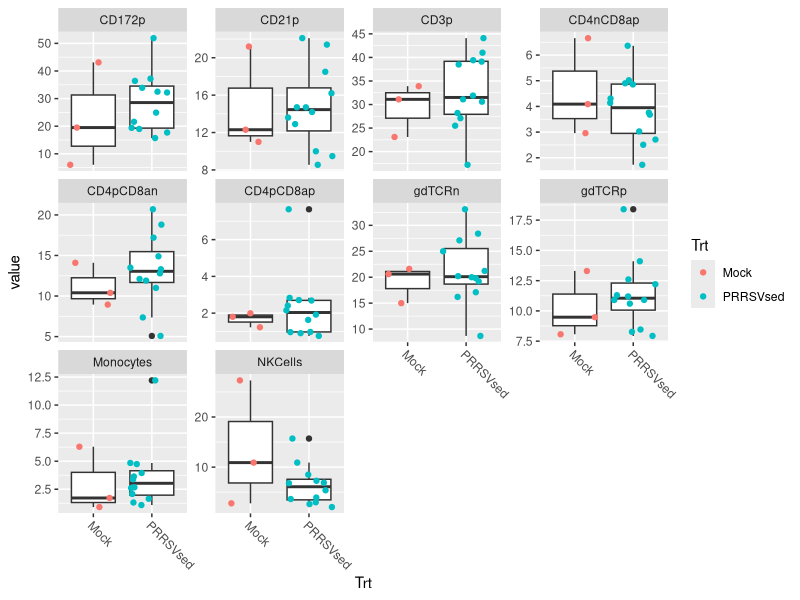
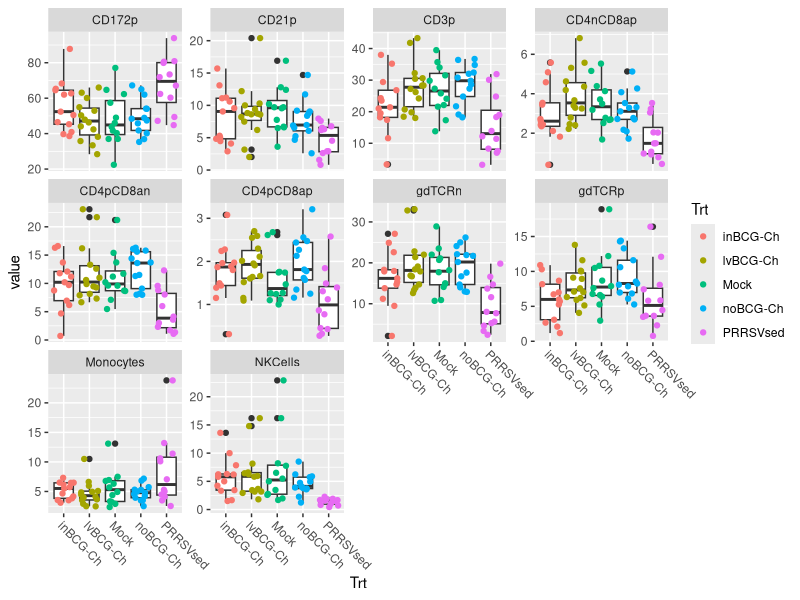
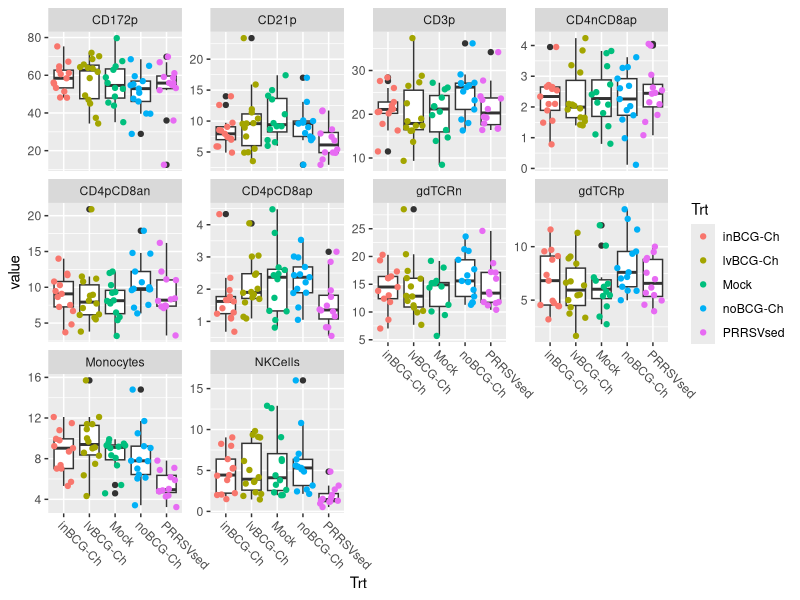
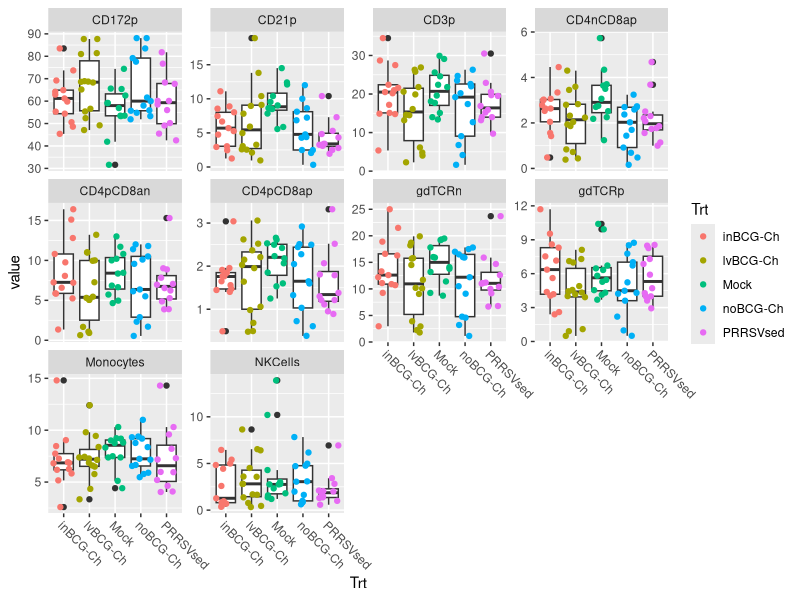
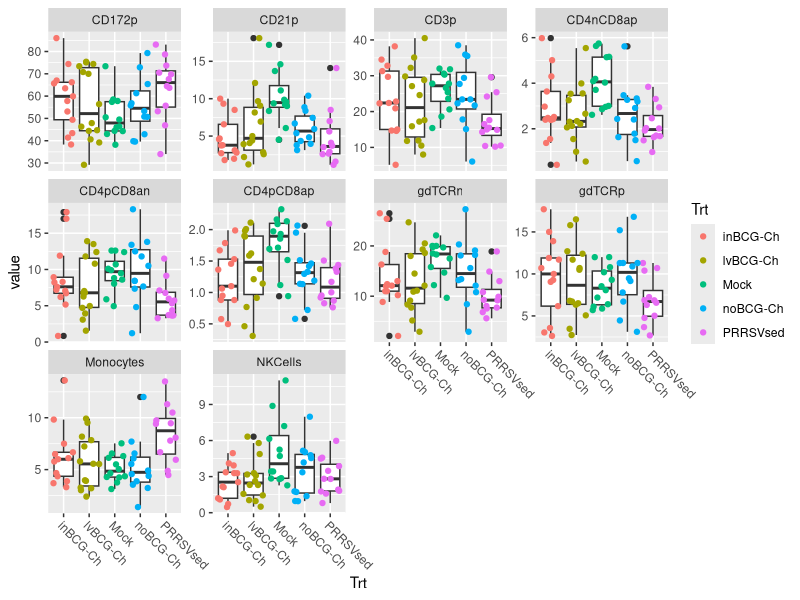
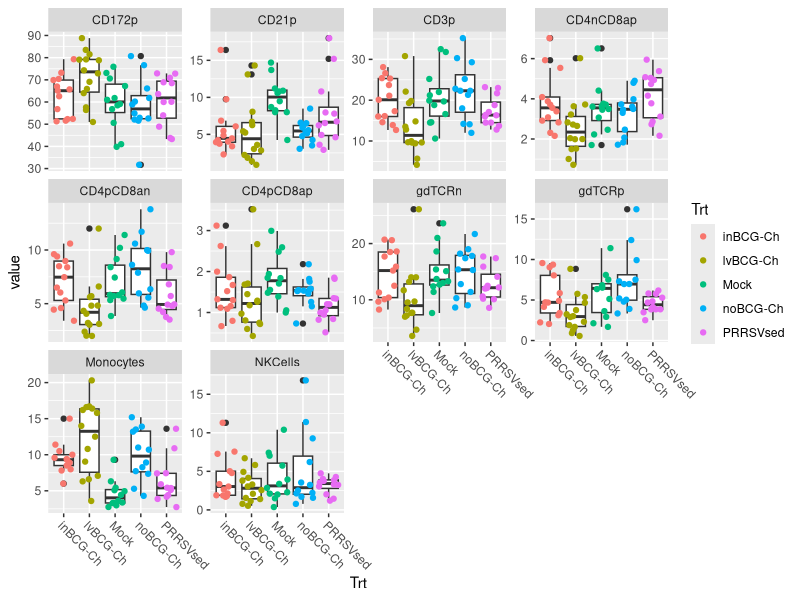
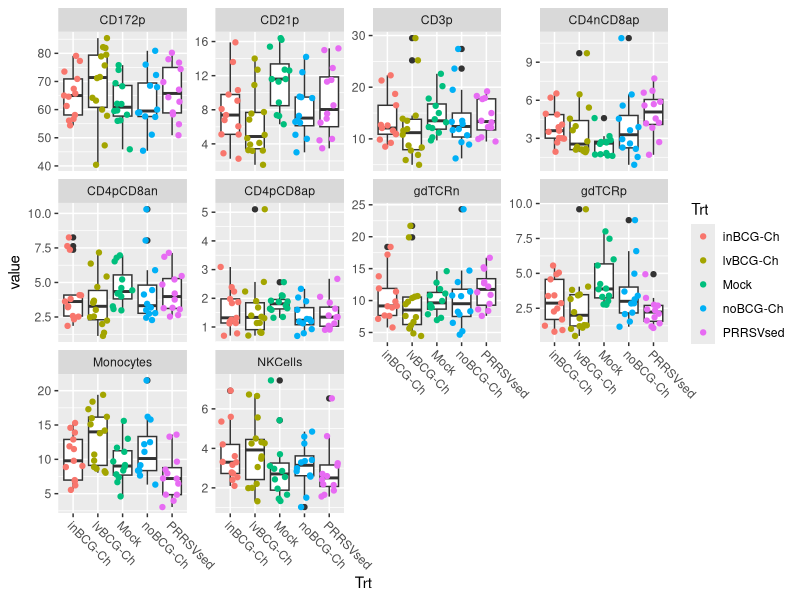
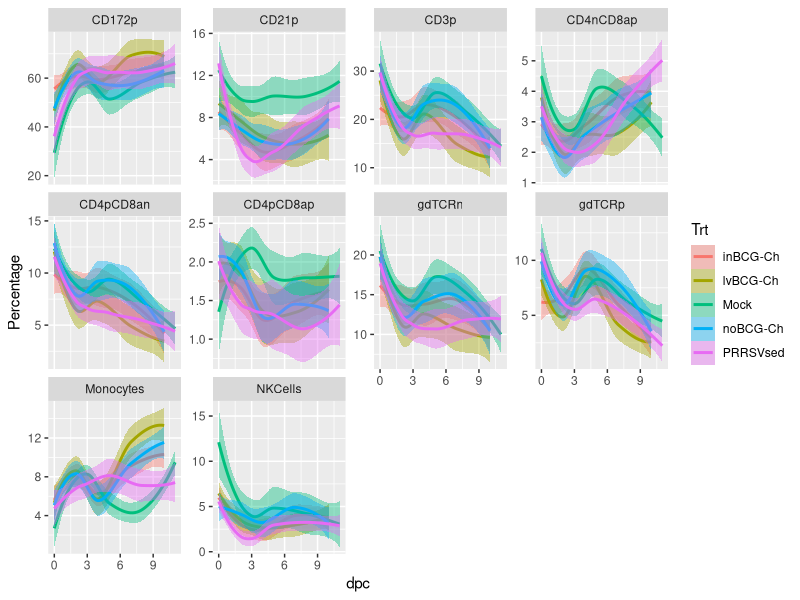

Source code (R) for these figures, in order: (Note: this script raises an error after producing the figures.)


library(tidyverse)

FS17 <- read.csv(file = "./data/FS17 Flow Results All.csv", header = T, stringsAsFactors = F)



FS17$date
# because the dpc doesnt match up im trying out of Day Of Study time variable
FS17$DOS <- as.numeric(sub('-Feb','',FS17$date)) - 14
FS17 <- FS17[,c(1:6, 18, 7:17)] # this moves the DOS variable up with the metadata
### select columns... ###

# FS17_subset <- FS17[, c(2, 6:16)]
# head(FS17_subset)

# Jules #

FS17_subset <- FS17 %>% select(-FlowID)

#
# FS17_long <- melt(FS17_subset, value.name = "PercentSingleCell")
# head(FS17_long)

## Maybe try this instead...
# keep as much metadata as possible. 
# the -c(1:7) is telling the gather function to not gather up the metadata
# or another way to think of it is to gather up everyhitng except for cols 1:6

FS17_long <- FS17_subset %>% gather(key='cell_type', value = 'value', -c(1:7))


FS17_plot_14Feb <- FS17_long %>% 
  filter(date == "14-Feb") %>% 
  ggplot(aes(x=Trt,y=value)) + 
  geom_boxplot() +
  geom_jitter(aes(color=Trt)) +
  theme(axis.text.x=element_text(angle = -45, hjust =0)) +
  facet_wrap( ~ cell_type, scales = "free_y")

FS17_plot_14Feb

# ggsave("FS17_plot_14Feb.pdf", plot = FS17_plot_14Feb, width = 20, height = 20, path = "~/Desktop")

FS17_plot_15Feb <- FS17_long %>% 
  filter(date == "15-Feb") %>% 
  ggplot(aes(x=Trt,y=value)) + 
  geom_boxplot() +
  geom_jitter(aes(color=Trt)) +
  theme(axis.text.x=element_text(angle = -45, hjust =0)) +
  facet_wrap( ~ cell_type, scales = "free_y")
FS17_plot_15Feb
# ggsave("FS17_plot_15Feb.pdf", plot = FS17_plot_15Feb, width = 20, height = 20, path = "~/Desktop")

FS17_plot_16Feb <- FS17_long %>% 
  filter(date == "16-Feb") %>% 
  ggplot(aes(x=Trt,y=value)) + 
  geom_boxplot() +
  geom_jitter(aes(color=Trt)) +
  theme(axis.text.x=element_text(angle = -45, hjust =0)) +
  facet_wrap( ~ cell_type, scales = "free_y")
FS17_plot_16Feb
# ggsave("FS17_plot_16Feb.pdf", plot = FS17_plot_16Feb, width = 20, height = 20, path = "~/Desktop")

FS17_plot_17Feb <- FS17_long %>% 
  filter(date == "17-Feb") %>% 
  ggplot(aes(x=Trt,y=value)) + 
  geom_boxplot() +
  geom_jitter(aes(color=Trt)) +
  theme(axis.text.x=element_text(angle = -45, hjust =0)) +
  facet_wrap( ~ cell_type, scales = "free_y")
FS17_plot_17Feb
# ggsave("FS17_plot_17Feb.pdf", plot = FS17_plot_17Feb, width = 20, height = 20, path = "~/Desktop")

FS17_plot_19Feb <- FS17_long %>% 
  filter(date == "19-Feb") %>% 
  ggplot(aes(x=Trt,y=value)) + 
  geom_boxplot() +
  geom_jitter(aes(color=Trt)) +
  theme(axis.text.x=element_text(angle = -45, hjust =0)) +
  facet_wrap( ~ cell_type, scales = "free_y")
FS17_plot_19Feb
# ggsave("FS17_plot_19Feb.pdf", plot = FS17_plot_19Feb, width = 20, height = 20, path = "~/Desktop")

FS17_plot_22Feb <- FS17_long %>% 
  filter(date == "22-Feb") %>% 
  ggplot(aes(x=Trt,y=value)) + 
  geom_boxplot() +
  geom_jitter(aes(color=Trt)) +
  theme(axis.text.x=element_text(angle = -45, hjust =0)) +
  facet_wrap( ~ cell_type, scales = "free_y")
FS17_plot_22Feb
# ggsave("FS17_plot_22Feb.pdf", plot = FS17_plot_22Feb, width = 20, height = 20, path = "~/Desktop")

FS17_plot_25Feb <- FS17_long %>% 
  filter(date == "25-Feb") %>% 
  ggplot(aes(x=Trt,y=value)) + 
  geom_boxplot() +
  geom_jitter(aes(color=Trt)) +
  theme(axis.text.x=element_text(angle = -45, hjust =0)) +
  facet_wrap( ~ cell_type, scales = "free_y")
FS17_plot_25Feb

# ggsave("FS17_plot_25Feb.pdf", plot = FS17_plot_25Feb, width = 20, height = 20, path = "~/Desktop")




## the above graphs allow us to look at treatment groups for each day, but would like to follow
## individual pigs and treatment groups across time within the same graphs
## this webpage might be helpful... uses spaghettie plots for longitudinal data 
## https://stats.idre.ucla.edu/r/faq/how-can-i-visualize-longitudinal-data-in-ggplot2/
# setwd("~/Desktop/FS17 Flow FCS Files/")
# library(tidyverse) ##tidyverse contains ggplot2, dplyr, tidr, readr
# library(methods)

FS17 <- read.csv(file = "./data/FS17 Flow Results All.csv", header = T, stringsAsFactors = F)
head(FS17)


FS17 %>% select(-FlowID) %>% 
  gather(key = 'CellType', value = 'Percentage', -c(1:6)) %>% 
  ggplot(aes(dpc, Percentage)) +
  geom_smooth(method = 'loess', aes(fill = Trt, color=Trt)) +
  facet_wrap( ~ CellType, scales = "free_y")

# FS17[, c(-2, -3, -4, -17)] %>% ##removing unnecessary columns
#   gather(key = CellType, value = Percentage, CD3p:Monocytes) %>% ##moving to long format
#   ggplot(aes(dpc, Percentage)) +
#   geom_smooth(method = 'loess', aes(fill = Trt, color=Trt)) +
#   facet_wrap( ~ CellType, scales = "free_y") ## code isn't bad, gives you a decent graph


##attempting to look at individual pigs over time
FS17 %>% select(-FlowID) %>% 
  gather(key = 'CellType', value = 'Percentage', -c(1:6)) %>% ##moving to long format
  filter(Trt == "Mock") %>%
  ggplot(aes(dpc, Percentage)) +
  geom_line(aes(group = Pig, color=Pig)) +
  facet_wrap( ~ CellType, scales = "free_y")

# this looks weird because you need to make your pig variable a factor or a character


##########


FS17 %>% select(-FlowID) %>% 
  gather(key = 'CellType', value = 'Percentage', -c(1:6)) %>%
  mutate(Pig = factor(Pig)) %>% 
  filter(Trt == "Mock") %>%
  ggplot(aes(dpc, Percentage)) +
  geom_line(aes(group = Pig, color=Pig)) +
  facet_wrap( ~ CellType, scales = "free_y")




######################################################

# FS17 <- read_csv(file = "./data/FS17 Flow Results All.csv")

# str(FS17)

FS17_clean <- FS17 %>%
  select(-FlowID) %>%
  mutate(Pig=as.character(Pig))

FS17_long <- FS17_clean %>%
  gather(key='cell_type', value = 'percentage', -c(1:7))



# summary statistics, mean and stderr for each combination of celltypes treatments and times
FS17_sum <- FS17_long %>%
  group_by(dpc, Trt, cell_type) %>% 
  summarise(mean_p = mean(percentage), 
            num_obs = n(), 
            std_dev = sd(percentage), 
            std_err = std_dev/sqrt(num_obs))


FS17_sum %>% 
  ggplot(aes(x=dpc, y=mean_p, color=Trt, fill = Trt)) +
  geom_point() + geom_line() +
  geom_ribbon(aes(ymin=mean_p - std_err, ymax = mean_p + std_err), alpha = .3) +
  facet_wrap(~cell_type, scales = 'free') + 
  theme_bw()

FS17_sum$dpc






FS17_sum %>% 
  filter(cell_type == 'CD21p') %>% 
  ggplot(aes(x=dpc, y=mean_p, color=Trt, fill = Trt)) +
  geom_point() + geom_line() +
  geom_ribbon(aes(ymin=mean_p - std_err, ymax = mean_p + std_err), alpha = .3) +
  facet_wrap(~cell_type, scales = 'free') + 
  theme_bw()


#### double pos cells seem lower in all animals that got PRRSV

FS17_sum %>% 
  filter(cell_type == 'CD4pCD8ap') %>% 
  ggplot(aes(x=dpc, y=mean_p, color=Trt, fill = Trt)) +
  geom_point() + geom_line() +
  geom_ribbon(aes(ymin=mean_p - std_err, ymax = mean_p + std_err), alpha = .3) +
  facet_wrap(~cell_type, scales = 'free') + 
  theme_bw()



# no obvious treatment effect....

FS17_sum %>% 
  filter(Trt %in% c('inBCG-Ch', 'lvBCG-Ch', 'noBCG-Ch')) %>% 
  ggplot(aes(x=dpc, y=mean_p, color=Trt, fill = Trt)) +
  geom_point() + geom_line() +
  geom_ribbon(aes(ymin=mean_p - std_err, ymax = mean_p + std_err), alpha = .3) +
  facet_wrap(~cell_type, scales = 'free') + 
  theme_bw()

##### spaghetti plots for each treatment

FS17_long %>% 
  filter(Trt == 'PRRSVsed') %>% 
  ggplot(aes(x=dpc, y=percentage, color = Pig)) + geom_line() + 
  facet_wrap(~cell_type, scales = 'free')

FS17_long %>% 
  filter(Trt == 'inBCG-Ch') %>% 
  ggplot(aes(x=dpc, y=percentage, color = Pig)) + geom_line() + 
  facet_wrap(~cell_type, scales = 'free')

FS17_long %>% 
  filter(Trt == 'lvBCG-Ch') %>% 
  ggplot(aes(x=dpc, y=percentage, color = Pig)) + geom_line() + 
  facet_wrap(~cell_type, scales = 'free')

FS17_long %>% 
  filter(Trt == 'noBCG-Ch') %>% 
  ggplot(aes(x=dpc, y=percentage, color = Pig)) + geom_line() + 
  facet_wrap(~cell_type, scales = 'free')

FS17_long %>% 
  filter(Trt == 'Mock') %>% 
  ggplot(aes(x=dpc, y=percentage, color = Pig)) + geom_line() + 
  facet_wrap(~cell_type, scales = 'free')




######## tempdata



temps <- read_csv('data/FS17 Obj2 Temp Data.csv')
temps$pig <- as.character(temps$pig)

temps$pig_day <- paste(temps$pig, temps$dpi)

# mean temp for Mock group is 39.8
temps %>% group_by(Trt) %>% summarise(meanT=mean(TempC))

temps %>% ggplot(aes(x=dpi, y=TempC)) + 
  geom_line(aes(group = pig)) +
  facet_wrap(~Trt)+ geom_hline(yintercept = 39.8, color='red')


### NEED TO FIX THIS ###
# same pig 2x measurements per day #
weird_ones <- temps %>% 
  group_by(pig_day) %>%
  tally() %>%
  filter(n != 1) %>% 
  select(pig_day) %>% 
  unlist()

## Can see from this plot the pigs that have multiple measurements per day
temps %>% filter((pig_day %in% weird_ones)) %>% 
  ggplot(aes(x=dpi, y=TempC, color=pig)) + geom_point() 


# this should get rid of the redundant measurements by taking the mean of the 
# multiples as the true value
temps <- temps %>%
  group_by(pig, dpi) %>%
  mutate(TempC = mean(TempC)) %>% 
  select(-TempF) %>% 
  unique()# %>% ggplot(aes(x=dpi, y=TempC)) + geom_line(aes(group=pig))

# just to double check...
temps %>%
  group_by(pig, dpi) %>%tally() %>% filter(n>1)
# Good, no pigs have more than one measurement per timepoint

# are some pigs missing?
temps %>%
  group_by(pig, Trt) %>%tally() %>% ggplot(aes(x=n))+geom_histogram()

temps %>%
  group_by(pig, Trt) %>%tally() %>% filter(n<14)
temps <- temps %>% filter(pig != 517)

temps %>%
  group_by(dpi, Trt) %>%tally() #%>% filter(n<14)

temps %>% ggplot(aes(x=dpi, y=TempC)) + 
  geom_line(aes(group = pig)) +
  facet_wrap(~Trt)+ geom_hline(yintercept = 39.8, color='red')


## this block collects the metadata about these pigs,
# I removed the Room variable because some pigs were moved between rooms, 
# this was causing some duplication issues down below.
meta <- temps %>%
  ungroup() %>%
  select(pig, BCGTrt, PRRSV, Trt) %>% 
  unique()


# this makes each pig's temperatures relative to the minimum temperature of that pig
temps <- temps %>%
  group_by(pig) %>%
  mutate(TempRmin=TempC - min(TempC)) %>% 
  ungroup()

temps %>% group_by(Trt) %>% summarise(meanTemp=mean(TempRmin))


temps %>% ggplot(aes(x=dpi, y=TempRmin))+ geom_line(aes(group = pig)) +
  geom_hline(yintercept = 0.418, color='red')+
  facet_wrap(~Trt)

library(pracma)
# This temp_sum is based on absolute temperatures
temp_sum <- temps %>% group_by(pig) %>% 
  summarise(max_temp = max(TempC), 
            mean_temp = mean(TempC), 
            min_temp = min(TempC), 
            sd_temp = sd(TempC), 
            day_max = dpi[which.max(TempC)], 
            dif_temp = max_temp - min_temp) %>% left_join(meta)

# this temp_sum is based on relative temperatures (each pig was adjusted relative to their minimum temperature)
temp_sum <- temps %>%
  arrange(dpi) %>% 
  group_by(pig) %>% 
  summarise(max_temp = max(TempRmin), 
            mean_temp = mean(TempRmin), 
            min_temp = min(TempRmin), 
            sd_temp = sd(TempRmin), 
            day_max = dpi[which.max(TempRmin)], 
            dif_temp = max_temp - min_temp, 
            AUC_temp=trapz(dpi,TempRmin)) %>% 
  left_join(meta)


temp_sum %>% ggplot(aes(x=Trt, y=max_temp, fill=Trt)) + geom_boxplot() + theme_bw()
temp_sum %>% ggplot(aes(x=Trt, y=AUC_temp, fill=Trt)) + geom_boxplot()+ theme_bw()
temp_sum %>% ggplot(aes(x=Trt, y=sd_temp, fill=Trt)) + geom_boxplot()+ theme_bw()
temp_sum %>% ggplot(aes(x=Trt, y=mean_temp, fill=Trt)) + geom_boxplot()+ theme_bw()
temp_sum %>% ggplot(aes(x=Trt, y=day_max, fill=Trt)) + geom_point(shape=21, size=3)+ theme_bw()
temp_sum %>% ggplot(aes(x=Trt, y=dif_temp, fill=mean_temp)) + geom_point(shape=21, size=4)+ theme_bw()
temp_sum %>% ggplot(aes(x=Trt, y=sd_temp, fill=mean_temp)) + geom_point(shape=21, size=4)+ theme_bw()


# some exploratory plots here
temp_sum %>%
  ggplot(aes(x=max_temp, y=mean_temp, fill=sd_temp)) +
  geom_point(shape=21, color='black', size=3)+ scale_fill_viridis_c()


temp_sum %>%
  ggplot(aes(x=sd_temp, y=max_temp, fill=mean_temp)) +
  geom_point(shape=21, color='black', size=3)+ scale_fill_viridis_c()

temp_sum %>%
  ggplot(aes(x=mean_temp, y=max_temp, fill=sd_temp)) +
  geom_point(shape=21, color='black', size=3)+ scale_fill_viridis_c()

temp_sum %>%
  ggplot(aes(x=sd_temp, y=dif_temp, fill=mean_temp)) +
  geom_point(shape=21, color='black', size=3)+ scale_fill_viridis_c()

temp_sum %>%
  ggplot(aes(x=AUC_temp, y=max_temp, fill=mean_temp)) +
  geom_point(shape=21, color='black', size=3)+ scale_fill_viridis_c()

temp_sum %>%
  ggplot(aes(x=AUC_temp, y=mean_temp, fill=Trt)) +
  geom_point(shape=21, color='black', size=3)

temp_sum %>%
  ggplot(aes(x=AUC_temp, y=max_temp, fill=Trt)) +
  geom_point(shape=21, color='black', size=3)

temp_sum %>%
  ggplot(aes(x=AUC_temp, y=sd_temp, fill=Trt)) +
  geom_point(shape=21, color='black', size=3)


# this was for when I was using absolute temperatures
# temp_sum %>%filter(!(Trt %in% c('PRRSVsed', 'Mock'))) %>% 
#   ggplot(aes(x=dif_temp, y=mean_temp, fill=max_temp)) +
#   geom_point(shape=21, color='black', size=3)+ scale_fill_viridis_c() +
#   geom_text(aes(label=pig), nudge_x = .055) +
#   annotate(geom = 'rect',
#            xmin = 1.75,
#            xmax = 2.7,
#            ymin=40.07,
#            ymax = 40.8,
#            fill=NA,
#            color='black')

# 
# int_pigs <- temp_sum %>%filter(!(Trt %in% c('PRRSVsed', 'Mock'))) %>%
#   filter(dif_temp >1.75 & mean_temp>40.2) %>% 
#   select(pig) %>% unlist()



# scaled_temps%>%#filter(!(Trt %in% c('PRRSVsed', 'Mock'))) %>% 
#   ggplot(aes(x=dif_temp, y=mean_temp, fill=max_temp)) +
#   geom_point(shape=21, color='black', size=3)+ scale_fill_viridis_c()



scaled_temps <- temp_sum %>% mutate_if(is.numeric, scale) # centers and scales variables

# what happens when I dont scale?
# scaled_temps <- temp_sum


#### FEVER SCORE CALC HERE ####
  
# scaled_temps <- scaled_temps %>% mutate(fever_score=max_temp+mean_temp+dif_temp+sd_temp)

# scaled_temps <- scaled_temps %>% mutate(fever_score=mean_temp+sd_temp) 

scaled_temps <- scaled_temps %>% mutate(fever_score=max_temp+mean_temp+sd_temp)

# scaled_temps <- scaled_temps %>% mutate(fever_score=max_temp+mean_temp)

# scaled_temps <- scaled_temps %>% mutate(fever_score=mean_temp)

# scaled_temps <- scaled_temps %>% mutate(fever_score=max_temp)

###
### FILTER THE MOCK AND PRRSV PIGS OUT BEFORE FEVER_CLASS CALC?###

# scaled_temps <- scaled_temps %>% filter(!(Trt %in% c('PRRSVsed', 'Mock')))

######

# maybe?
# scaled_temps$fever_score <- scale(scaled_temps$fever_score)

scaled_temps$fever_class <- cut(scaled_temps$fever_score, 3, labels = c('low', 'mid', 'high'))
scaled_temps$Pig <- scaled_temps$pig



scaled_temps %>% filter(!(Trt %in% c('PRRSVsed', 'Mock'))) %>% 
  ggplot(aes(x=1, y=fever_score))  +
  geom_violin()+
  geom_jitter(aes(color=fever_class),width = .2) + 
  ggtitle('Fever score distribution, without PRRSVed and Mock pigs')

scaled_temps %>% #filter(!(Trt %in% c('PRRSVsed', 'Mock'))) %>% 
  ggplot(aes(x=1, y=fever_score))  +
  geom_violin()+
  geom_jitter(aes(color=fever_class),width = .2) + 
  ggtitle('Fever score distribution, with PRRSVed and Mock pigs')




scaled_temps %>% ggplot(aes(x=Trt, y=fever_score, color=fever_class)) + geom_jitter(width = .2)

scaled_temps %>% ggplot(aes(x=fever_class, y=fever_score, color=fever_score)) + geom_jitter()


LETSDOTHIS <- scaled_temps %>%
  select(Pig, fever_class, fever_score) %>%
  right_join(FS17_long) %>% filter(Pig !=517)

unique(LETSDOTHIS$dpc)

unique(LETSDOTHIS$DOS)
# 11 to 10
# 8 to 7
# 5 to 4

# temp_sum %>% ggplot(aes(x=min_temp, y=max_temp, color=dif_temp)) + geom_point()
# temp_sum %>% ggplot(aes(x=dif_temp, y=mean_temp, color=day_max)) + geom_point()

LETSDOTHIS <- LETSDOTHIS %>% mutate(dpi=case_when(
  dpc == 11 ~ 10, 
  dpc == 8  ~  7, 
  dpc == 5  ~  4,
  dpc == 3  ~  2,
  
  TRUE      ~  as.numeric(dpc)
))

# these summary stas were calculated excluding the mock and prrsvsed pigs
FS17_sum <- LETSDOTHIS %>% filter(!(Trt %in% c('Mock', 'PRRSVsed'))) %>% 
  group_by(fever_class, dpc, cell_type) %>% 
  summarise(mean_p = mean(percentage), 
            num_obs = n(), 
            std_dev = sd(percentage), 
            std_err = std_dev/sqrt(num_obs))


# If using the block must switch to dpi from dpc
FS17_sum <- LETSDOTHIS %>% filter(!(Trt %in% c('Mock'))) %>%
  group_by(fever_class, dpi, cell_type) %>%
  summarise(mean_p = mean(percentage),
            num_obs = n(),
            std_dev = sd(percentage),
            std_err = std_dev/sqrt(num_obs))
# # 


##########




# FS17_long$Trt2 <- ifelse(FS17_long$Pig %in% int_pigs, 'weird', FS17_long$Trt)
# 
# FS17_long %>% group_by(Trt, Trt2) %>% tally()
# 
# FS17_sum <- FS17_long %>%
#   group_by(dpc, Trt2, cell_type) %>% 
#   summarise(mean_p = mean(percentage), 
#             num_obs = n(), 
#             std_dev = sd(percentage), 
#             std_err = std_dev/sqrt(num_obs))

FS17_sum %>%
  ggplot(aes(x=dpc, y=mean_p, fill=fever_class)) +
  geom_ribbon(aes(ymin=mean_p - std_err, ymax=mean_p + std_err), alpha=.5) +
  facet_wrap(~cell_type, scales = 'free')

FS17_sum %>%
  ggplot(aes(x=dpi, y=mean_p, fill=fever_class)) +
  geom_ribbon(aes(ymin=mean_p - std_err, ymax=mean_p + std_err), alpha=.5) +
  facet_wrap(~cell_type, scales = 'free')



# 
# FS17_sum %>% filter(cell_type == 'CD4pCD8ap') %>% 
#   ggplot(aes(x=dpc, y=mean_p, fill=fever_class)) +
#   geom_ribbon(aes(ymin=mean_p - std_err, ymax=mean_p + std_err), alpha=.5) +
#   facet_wrap(~cell_type, scales = 'free')
# # 
# FS17_sum %>% filter(dpc != 11) %>% 
#   ggplot(aes(x=dpc, y=mean_p, fill=fever_class)) +
#   geom_ribbon(aes(ymin=mean_p - std_err, ymax=mean_p + std_err), alpha=.5) +
#   facet_wrap(~cell_type, scales = 'free')
# 

##

FS17_sum %>% filter(cell_type == 'CD4pCD8ap') %>% 
  #filter(!Trt2 %in% c('Mock', 'PRRSVsed')) %>% 
  ggplot(aes(x=dpc, y=mean_p, fill=fever_class, color=fever_class)) +
  geom_ribbon(aes(ymin=mean_p - std_err, ymax=mean_p + std_err), alpha=.5) +
  geom_point(shape=21)+geom_path()+
  facet_wrap(~cell_type, scales = 'free') + 
  theme_bw() + ylab('percent') + xlab('days post challenge')


FS17_sum %>% filter(cell_type == 'CD4pCD8ap') %>% 
  #filter(!Trt2 %in% c('Mock', 'PRRSVsed')) %>% 
  ggplot(aes(x=dpi, y=mean_p, fill=fever_class, color=fever_class)) +
  geom_ribbon(aes(ymin=mean_p - std_err, ymax=mean_p + std_err), alpha=.5) +
  geom_point(shape=21)+geom_path()+
  facet_wrap(~cell_type, scales = 'free') + 
  theme_bw() + ylab('percent') + xlab('days post challenge')



###########

FS17_sum %>% filter(cell_type == 'CD172p') %>% 
  ggplot(aes(x=fever_class, y=mean_p, fill=fever_class)) +
  geom_col(position = 'dodge') +
  geom_errorbar(aes(ymin=mean_p - std_err,
                    ymax=mean_p + std_err), 
                width = .2) +
  geom_text(aes(label=num_obs, y=20), size=3)+
  facet_wrap(~dpc) + ggtitle('CD172p')


FS17_sum %>% filter(cell_type == 'CD172p') %>% 
  ggplot(aes(x=fever_class, y=mean_p, fill=fever_class)) +
  geom_col(position = 'dodge') +
  geom_errorbar(aes(ymin=mean_p - std_err,
                    ymax=mean_p + std_err), 
                width = .2) +
  geom_text(aes(label=num_obs, y=20), size=3)+
  facet_wrap(~dpi) + ggtitle('CD172p')


#############

FS17_sum %>% filter(cell_type == 'CD21p') %>% 
  ggplot(aes(x=fever_class, y=mean_p, fill=fever_class)) +
  geom_col(position = 'dodge') +
  geom_errorbar(aes(ymin=mean_p - std_err,
                    ymax=mean_p + std_err), 
                width = .2) +
  geom_text(aes(label=num_obs, y=2), size=3)+
  facet_wrap(~dpc) + ggtitle('CD21p')


FS17_sum %>% filter(cell_type == 'CD21p') %>% 
  ggplot(aes(x=fever_class, y=mean_p, fill=fever_class)) +
  geom_col(position = 'dodge') +
  geom_errorbar(aes(ymin=mean_p - std_err,
                    ymax=mean_p + std_err), 
                width = .2) +
  geom_text(aes(label=num_obs, y=2), size=3)+
  facet_wrap(~dpi) + ggtitle('CD21p')


#############

FS17_sum %>% filter(cell_type == 'CD3p') %>% 
  ggplot(aes(x=fever_class, y=mean_p, fill=fever_class)) +
  geom_col(position = 'dodge') +
  geom_errorbar(aes(ymin=mean_p - std_err,
                    ymax=mean_p + std_err), 
                width = .2) +
  geom_text(aes(label=num_obs, y=5), size=3)+
  facet_wrap(~dpc) + ggtitle('CD3p')


FS17_sum %>% filter(cell_type == 'CD3p') %>% 
  ggplot(aes(x=fever_class, y=mean_p, fill=fever_class)) +
  geom_col(position = 'dodge') +
  geom_errorbar(aes(ymin=mean_p - std_err,
                    ymax=mean_p + std_err), 
                width = .2) +
  geom_text(aes(label=num_obs, y=5), size=3)+
  facet_wrap(~dpi) + ggtitle('CD3p')


############


FS17_sum %>% filter(cell_type == 'CD4nCD8ap') %>% 
  ggplot(aes(x=fever_class, y=mean_p, fill=fever_class)) +
  geom_col(position = 'dodge') +
  geom_errorbar(aes(ymin=mean_p - std_err,
                    ymax=mean_p + std_err), 
                width = .2) +
  geom_text(aes(label=num_obs, y=1), size=3)+
  facet_wrap(~dpc) + ggtitle('CD4nCD8ap')


FS17_sum %>% filter(cell_type == 'CD4nCD8ap') %>% 
  ggplot(aes(x=fever_class, y=mean_p, fill=fever_class)) +
  geom_col(position = 'dodge') +
  geom_errorbar(aes(ymin=mean_p - std_err,
                    ymax=mean_p + std_err), 
                width = .2) +
  geom_text(aes(label=num_obs, y=1), size=3)+
  facet_wrap(~dpi) + ggtitle('CD4nCD8ap')

#############


FS17_sum %>% filter(cell_type == 'CD4pCD8an') %>% 
  ggplot(aes(x=fever_class, y=mean_p, fill=fever_class)) +
  geom_col(position = 'dodge') +
  geom_errorbar(aes(ymin=mean_p - std_err,
                    ymax=mean_p + std_err), 
                width = .2) +
  geom_text(aes(label=num_obs, y=1), size=3)+
  facet_wrap(~dpc)  + ggtitle('CD4pCD8an')



FS17_sum %>% filter(cell_type == 'CD4pCD8an') %>% 
  ggplot(aes(x=fever_class, y=mean_p, fill=fever_class)) +
  geom_col(position = 'dodge') +
  geom_errorbar(aes(ymin=mean_p - std_err,
                    ymax=mean_p + std_err), 
                width = .2) +
  geom_text(aes(label=num_obs, y=1), size=3)+
  facet_wrap(~dpi)  + ggtitle('CD4pCD8an')

#############

##############


FS17_sum %>% filter(cell_type == 'CD4pCD8ap') %>% 
  ggplot(aes(x=fever_class, y=mean_p, fill=fever_class)) +
  geom_col(position = 'dodge') +
  geom_errorbar(aes(ymin=mean_p - std_err,
                    ymax=mean_p + std_err), 
                width = .2) +
  geom_text(aes(label=num_obs, y=.5), size=3)+
  facet_wrap(~dpc) + ggtitle('CD4pCD8ap')



FS17_sum %>% filter(cell_type == 'CD4pCD8ap') %>% 
  ggplot(aes(x=fever_class, y=mean_p, fill=fever_class)) +
  geom_col(position = 'dodge') +
  geom_errorbar(aes(ymin=mean_p - std_err,
                    ymax=mean_p + std_err), 
                width = .2) +
  geom_text(aes(label=num_obs, y=.5), size=3)+
  facet_wrap(~dpi) + ggtitle('CD4pCD8ap')


##############


FS17_sum %>% filter(cell_type == 'gdTCRn') %>% 
  ggplot(aes(x=fever_class, y=mean_p, fill=fever_class)) +
  geom_col(position = 'dodge') +
  geom_errorbar(aes(ymin=mean_p - std_err,
                    ymax=mean_p + std_err), 
                width = .2) +
  geom_text(aes(label=num_obs, y=5), size=3)+
  facet_wrap(~dpc)+ ggtitle('gdTCRn')


FS17_sum %>% filter(cell_type == 'gdTCRn') %>% 
  ggplot(aes(x=fever_class, y=mean_p, fill=fever_class)) +
  geom_col(position = 'dodge') +
  geom_errorbar(aes(ymin=mean_p - std_err,
                    ymax=mean_p + std_err), 
                width = .2) +
  geom_text(aes(label=num_obs, y=5), size=3)+
  facet_wrap(~dpi)+ ggtitle('gdTCRn')


#############

##############


FS17_sum %>% filter(cell_type == 'gdTCRp') %>% 
  ggplot(aes(x=fever_class, y=mean_p, fill=fever_class)) +
  geom_col(position = 'dodge') +
  geom_errorbar(aes(ymin=mean_p - std_err,
                    ymax=mean_p + std_err), 
                width = .2) +
  geom_text(aes(label=num_obs, y=.75), size=3)+
  facet_wrap(~dpc)+ ggtitle('gdTCRp')


FS17_sum %>% filter(cell_type == 'gdTCRp') %>% 
  ggplot(aes(x=fever_class, y=mean_p, fill=fever_class)) +
  geom_col(position = 'dodge') +
  geom_errorbar(aes(ymin=mean_p - std_err,
                    ymax=mean_p + std_err), 
                width = .2) +
  geom_text(aes(label=num_obs, y=.75), size=3)+
  facet_wrap(~dpi)+ ggtitle('gdTCRp')




library(broom)

#### tests for d7 and d10 all cell types anova with Tukey

tests <- LETSDOTHIS %>% filter(!(Trt %in% c('Mock', 'PRRSVsed'))) %>% 
  ungroup() %>% 
  filter(dpc %in% c(7,10)) %>% group_by(dpc, cell_type) %>% 
  nest() %>% 
  mutate(anova=map(data, ~ aov(data=., formula = percentage ~ fever_class)), 
         tid_ano = map(anova, tidy), 
         tuk = map(anova, TukeyHSD), 
         tid_tuk = map(tuk, tidy)) %>% 
  select(dpc, cell_type, tid_tuk) %>% 
  unnest(cols = c('tid_tuk')) %>%
  mutate(p.adj = p.adjust(adj.p.value, method = 'fdr')) %>% 
  filter(p.adj < 0.05)



tests <- LETSDOTHIS %>% filter(!(Trt %in% c('Mock'))) %>% 
  ungroup() %>% 
  filter(dpi %in% c(7,10)) %>% group_by(dpi, cell_type) %>% 
  nest() %>% 
  mutate(anova=map(data, ~ aov(data=., formula = percentage ~ fever_class)), 
         tid_ano = map(anova, tidy), 
         tuk = map(anova, TukeyHSD), 
         tid_tuk = map(tuk, tidy)) %>% 
  select(dpi, cell_type, tid_tuk) %>% 
  unnest(cols = c('tid_tuk')) %>%
  mutate(p.adj = p.adjust(adj.p.value, method = 'fdr')) %>% 
  filter(p.adj < 0.05)





######### pairwise ttest ########



LETSDOTHIS %>% filter(!(Trt %in% c('Mock', 'PRRSVsed'))) %>% 
  ungroup() %>% 
  filter(dpc %in% c(7,10)) %>% group_by(dpc, cell_type) %>% 
  nest() %>% 
  mutate(ttest=map(data, ~ pairwise.t.test(x = .$percentage, g = .$fever_class, p.adjust.method = 'none')), 
         tid_tt = map(ttest, tidy)) %>% 
  select(dpc, cell_type, tid_tt) %>% 
  unnest(cols = c('tid_tt')) %>% 
  ungroup() %>% 
  mutate(p.adj=p.adjust(p.value, method = 'fdr')) %>% 
  filter(p.adj < 0.055)






######## all timepoints ##########
# with 2nd pval correct

tests <- LETSDOTHIS %>% filter(!(Trt %in% c('Mock', 'PRRSVsed'))) %>% 
  ungroup() %>% 
  group_by(dpc, cell_type) %>% 
  nest() %>% 
  mutate(anova=map(data, ~ aov(data=., formula = percentage ~ fever_class)), 
         tid_ano = map(anova, tidy), 
         tuk = map(anova, TukeyHSD), 
         tid_tuk = map(tuk, tidy)) %>% 
  select(dpc, cell_type, tid_tuk) %>% 
  unnest(cols = c('tid_tuk')) %>%
  mutate(p.adj = p.adjust(adj.p.value, method = 'fdr')) %>% 
  filter(p.adj < 0.05)



# with 2nd pval correct

tests <- LETSDOTHIS %>% filter(!(Trt %in% c('Mock'))) %>% 
  ungroup() %>% 
  group_by(dpi, cell_type) %>% 
  nest() %>% 
  mutate(anova=map(data, ~ aov(data=., formula = percentage ~ fever_class)), 
         tid_ano = map(anova, tidy), 
         tuk = map(anova, TukeyHSD), 
         tid_tuk = map(tuk, tidy)) %>% 
  select(dpi, cell_type, tid_tuk) %>% 
  unnest(cols = c('tid_tuk')) %>%
  mutate(p.adj = p.adjust(adj.p.value, method = 'fdr')) %>% 
  filter(p.adj < 0.05)



# all timepoints without 2nd pval correct


tests <- LETSDOTHIS %>% filter(!(Trt %in% c('Mock', 'PRRSVsed'))) %>% 
  ungroup() %>% 
  group_by(dpc, cell_type) %>% 
  nest() %>% 
  mutate(anova=map(data, ~ aov(data=., formula = percentage ~ fever_class)), 
         tid_ano = map(anova, tidy), 
         tuk = map(anova, TukeyHSD), 
         tid_tuk = map(tuk, tidy)) %>% 
  select(dpc, cell_type, tid_tuk) %>% 
  unnest(cols = c('tid_tuk')) %>% filter(adj.p.value < 0.05)



tests <- LETSDOTHIS %>% filter(!(Trt %in% c('Mock'))) %>% 
  ungroup() %>% 
  group_by(dpi, cell_type) %>% 
  nest() %>% 
  mutate(anova=map(data, ~ aov(data=., formula = percentage ~ fever_class)), 
         tid_ano = map(anova, tidy), 
         tuk = map(anova, TukeyHSD), 
         tid_tuk = map(tuk, tidy)) %>% 
  select(dpi, cell_type, tid_tuk) %>% 
  unnest(cols = c('tid_tuk')) %>% filter(adj.p.value < 0.05)


sigs <- unique(tests$cell_type)




####### SIGS WITH PRRSVsed  ##########

FS17_sum %>% filter(cell_type == 'CD4pCD8ap') %>% 
  #filter(!Trt2 %in% c('Mock', 'PRRSVsed')) %>% 
  ggplot(aes(x=dpi, y=mean_p, fill=fever_class, color=fever_class)) +
  geom_ribbon(aes(ymin=mean_p - std_err, ymax=mean_p + std_err), alpha=.5) +
  geom_point(shape=21)+geom_path()+
  facet_wrap(~cell_type, scales = 'free') + 
  theme_bw() + ylab('percent') + xlab('days post challenge')



FS17_sum %>% filter(cell_type == 'CD4pCD8an') %>% 
  #filter(!Trt2 %in% c('Mock', 'PRRSVsed')) %>% 
  ggplot(aes(x=dpi, y=mean_p, fill=fever_class, color=fever_class)) +
  geom_ribbon(aes(ymin=mean_p - std_err, ymax=mean_p + std_err), alpha=.5) +
  geom_point(shape=21)+geom_path()+
  facet_wrap(~cell_type, scales = 'free') + 
  theme_bw() + ylab('percent') + xlab('days post challenge')


FS17_sum %>% filter(cell_type == 'CD172p') %>% 
  #filter(!Trt2 %in% c('Mock', 'PRRSVsed')) %>% 
  ggplot(aes(x=dpi, y=mean_p, fill=fever_class, color=fever_class)) +
  geom_ribbon(aes(ymin=mean_p - std_err, ymax=mean_p + std_err), alpha=.5) +
  geom_point(shape=21)+geom_path()+
  facet_wrap(~cell_type, scales = 'free') + 
  theme_bw() + ylab('percent') + xlab('days post challenge')



FS17_sum %>% filter(cell_type == 'Monocytes') %>% 
  #filter(!Trt2 %in% c('Mock', 'PRRSVsed')) %>% 
  ggplot(aes(x=dpi, y=mean_p, fill=fever_class, color=fever_class)) +
  geom_ribbon(aes(ymin=mean_p - std_err, ymax=mean_p + std_err), alpha=.5) +
  geom_point(shape=21)+geom_path()+
  facet_wrap(~cell_type, scales = 'free') + 
  theme_bw() + ylab('percent') + xlab('days post challenge')



  
